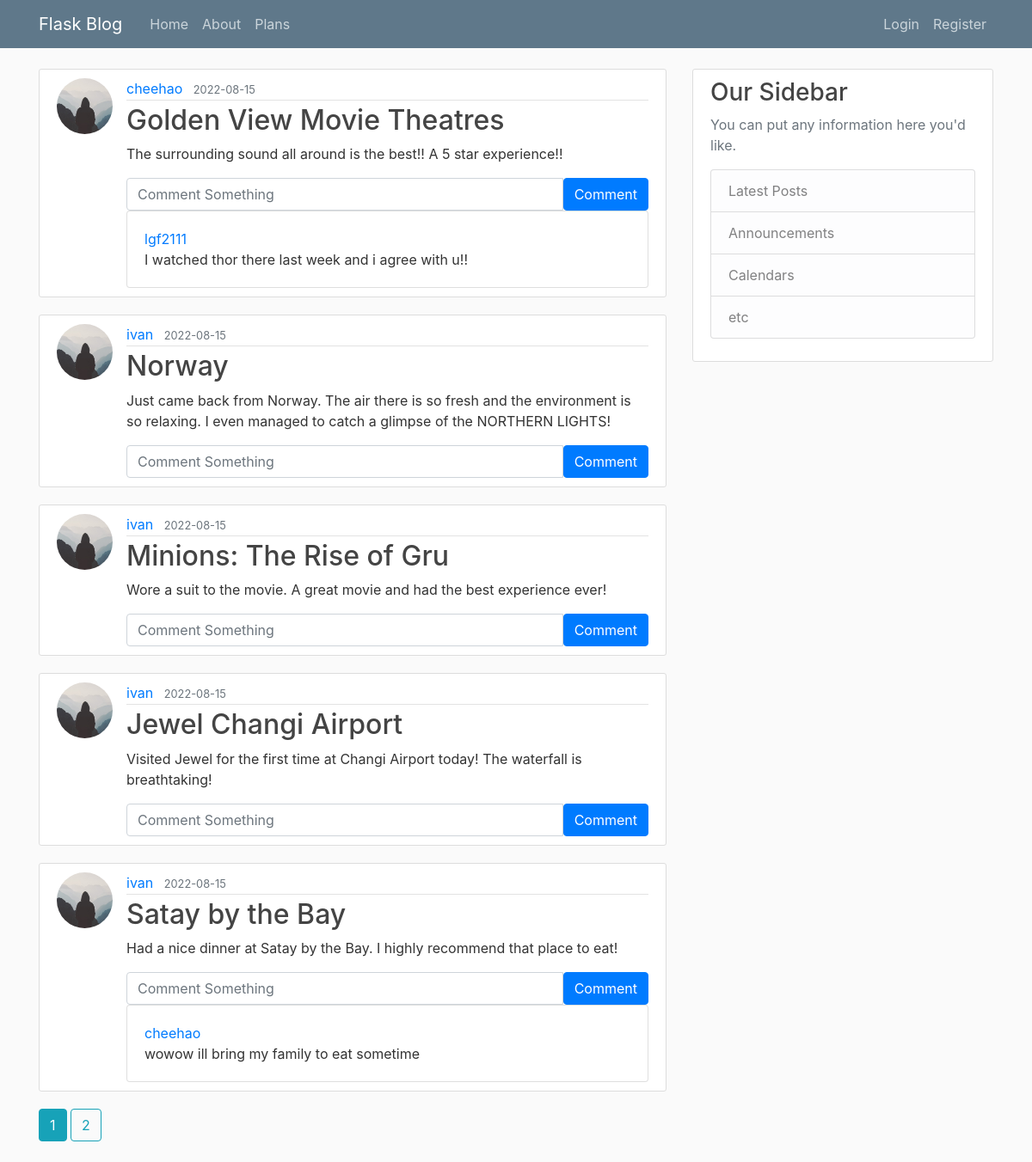
Page /home on the earlier database version.
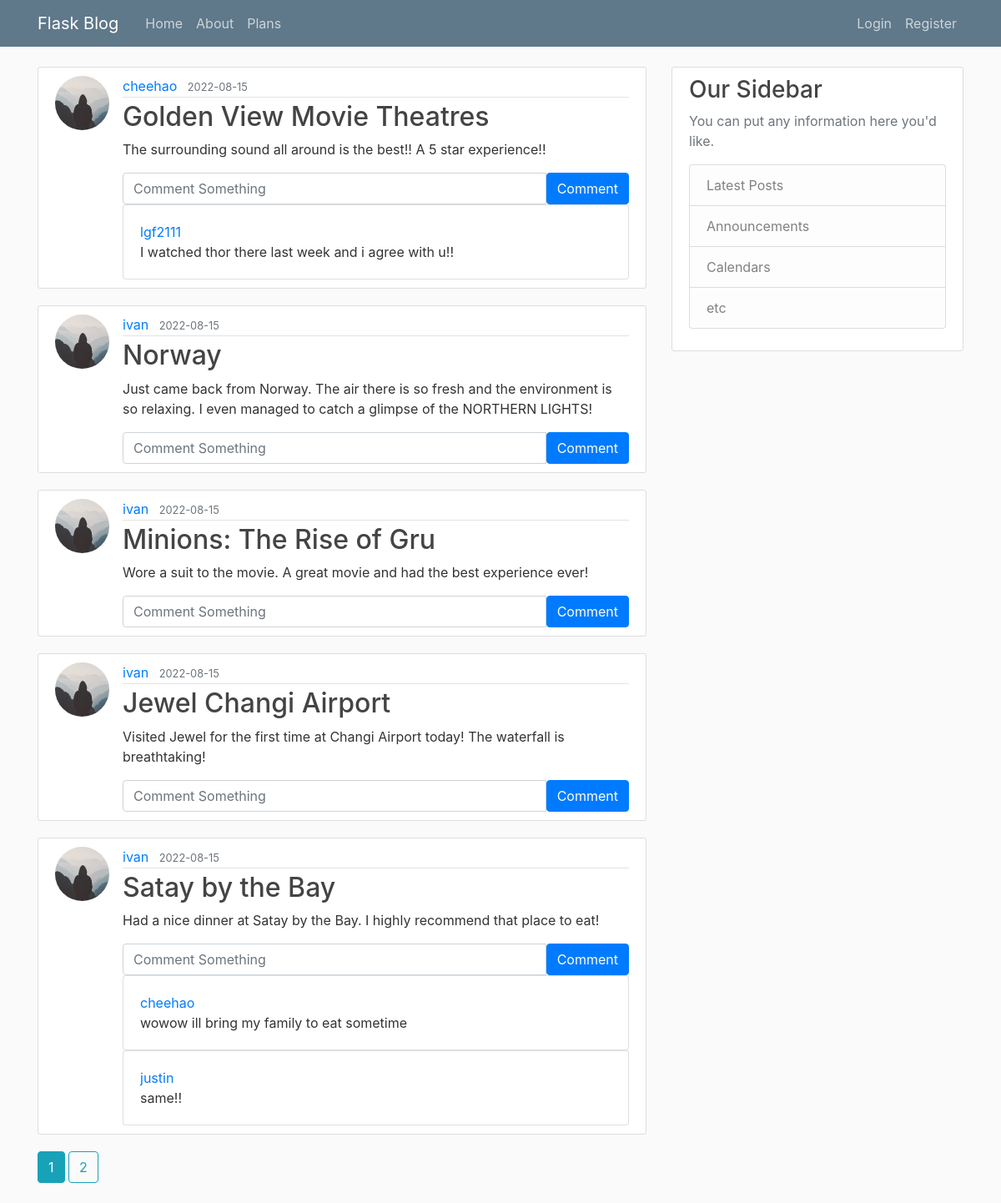
Same page on the later database version.
### flaskblog/models.py (models this page shows, shortened)
class Post(db.Model):
    id = db.Column(db.Integer, primary_key=True)
    title = db.Column(db.String(100), nullable=False)
    date_posted = db.Column(db.DateTime, nullable=False, default=datetime.utcnow)
    content = db.Column(db.Text, nullable=False)
    user_id = db.Column(db.Integer, db.ForeignKey('user.id'), nullable=False)
    comments = db.relationship('Comment', lazy=True)

class User(db.Model, UserMixin):
    id = db.Column(db.Integer, primary_key=True)
    username = db.Column(db.String(20), unique=True, nullable=False)
    is_premium = db.Column(db.Boolean, nullable=False, default=False)
    role_id = db.Column(db.Integer, db.ForeignKey('role.id'), nullable=False, default=1)
    email = db.Column(db.String(120), unique=True, nullable=False)
    image_file = db.Column(db.String(20), nullable=False, default='default.jpg')
    encrypted_password = db.Column(db.Text, nullable=False)
    nonce = db.Column(db.Text, nullable=False)
    tag = db.Column(db.Text, nullable=False)
    login_attempt = db.Column(db.Integer, nullable=False, default=0)
    posts = db.relationship('Post', backref='author', lazy=True)
    mfa = db.Column(db.Boolean, default=False, nullable=False)
    comments = db.relationship('Comment', backref='user', lazy=True)
    logout_time = db.Column(db.DateTime)

class Comment(db.Model):
    id = db.Column(db.Integer, primary_key=True)
    text = db.Column(db.String(200), nullable=False)
    date_posted = db.Column(db.DateTime, nullable=False, default=datetime.utcnow)
    post_id = db.Column(db.Integer, db.ForeignKey('post.id'), nullable=False)
    user_id = db.Column(db.Integer, db.ForeignKey('user.id'), nullable=False)

### flaskblog/main/routes.py (the view)
@main.route("/")
@main.route("/home")
@csp_header({'script-src':"'self'"})
def home():
    page = request.args.get('page', 1, type=int)
    posts = Post.query.order_by(Post.date_posted.desc()).paginate(page=page, per_page=5)
    return render_template('main/home.html', posts=posts)

### flaskblog/main/routes.py (called while the page is built)
@main.after_request
def add_security_headers(resp):
    resp.headers['Content-Security-Policy']="script-src 'self'; script-src-elem https://checkout.stripe.com/checkout.js"
    return resp

### run.py (called while the page is built, shortened)
@app.before_request
def before_request():
    session.permanent = True
    app.permanent_session_lifetime = timedelta(minutes=10)
    session.modified = True
    g.user = current_user

### flaskblog/templates/main/home.html
{% extends "layout.html" %}
{% block content %}
    {% for post in posts.items %}
        <article class="media content-section">
          <img class="rounded-circle article-img" src="{{ url_for('static', filename='profile_pics/' + post.author.image_file) }}">
          <div class="media-body">
            <div class="article-metadata">
              <a class="mr-2" href="{{ url_for('users.user_posts', username=post.author.username) }}">{{ post.author.username }}</a>
              <small class="text-muted">{{ post.date_posted.strftime('%Y-%m-%d') }}</small>
            </div>
            <h2><a class="article-title" href="{{ url_for('posts.post', post_id=post.id) }}">{{ post.title }}</a></h2>
            <p class="article-content">{{ post.content }}</p>
            <div class="">
              <form class="input-group md-3" method="POST" action="{{ url_for('posts.new_comment', post_id=post.id) }}">
                <input type="text" id="text" name="text" class="form-control" placeholder="Comment Something"/>
                <button type="submit" class="btn btn-primary">Comment</button>
              </form>
              {% for comment in post.comments %}
                <div class="card">
                  <div class="card-body">
                    <a class="card-title" href="{{ url_for('users.user_posts', username=comment.user.username) }}">{{ comment.user.username }}</a>
                    <p class="card-text">{{ comment.text }}</p>
                  </div>
                </div>
              {% endfor %}
            </div>
          </div>
        </article>
    {% endfor %}
    {% for page_num in posts.iter_pages(left_edge=1, right_edge=1, left_current=1, right_current=2) %}
      {% if page_num %}
        {% if posts.page == page_num %}
          <a class="btn btn-info mb-4" href="{{ url_for('main.home', page=page_num) }}">{{ page_num }}</a>
        {% else %}
          <a class="btn btn-outline-info mb-4" href="{{ url_for('main.home', page=page_num) }}">{{ page_num }}</a>
        {% endif %}
      {% else %}
        ...
      {% endif %}
    {% endfor %}
{% endblock content %}

### flaskblog/templates/layout.html (shortened to what this page needs)
<!DOCTYPE html>
<html>
<head>
    <link rel="stylesheet" href="https://maxcdn.bootstrapcdn.com/bootstrap/4.0.0/css/bootstrap.min.css">
    <link rel="stylesheet" type="text/css" href="{{ url_for('static', filename='main.css') }}">
</head>
<body>
    <header class="site-header">
      <nav class="navbar navbar-expand-md navbar-dark bg-steel fixed-top">
        <div class="container">
          <a class="navbar-brand mr-4" href="/">Flask Blog</a>
          <div class="collapse navbar-collapse" id="navbarToggle">
            <div class="navbar-nav mr-auto">
              <a class="nav-item nav-link" href="{{ url_for('main.home') }}">Home</a>
              <a class="nav-item nav-link" href="{{ url_for('main.about') }}">About</a>
              <a class="nav-item nav-link" href="{{ url_for('main.plans') }}">Plans</a>
            </div>
            <div class="navbar-nav">
              {% if current_user.is_authenticated %}
                <a class="nav-item nav-link" href="{{ url_for('posts.new_post') }}">New Post</a>
                <a class="nav-item nav-link" href="{{ url_for('users.account') }}">Account</a>
                <a class="nav-item nav-link" href="{{ url_for('users.logout') }}">Logout</a>
              {% else %}
                <a class="nav-item nav-link" href="{{ url_for('users.login') }}">Login</a>
                <a class="nav-item nav-link" href="{{ url_for('users.register') }}">Register</a>
              {% endif %}
            </div>
          </div>
        </div>
      </nav>
    </header>
    <main role="main" class="container">
      <div class="row">
        <div class="col-md-8">
          {% block content %}{% endblock %}
        </div>
        <div class="col-md-4">
          <div class="content-section">
            <h3>Our Sidebar</h3>
            <p class='text-muted'>You can put any information here you'd like.
              <ul class="list-group">
                <li class="list-group-item list-group-item-light">Latest Posts</li>
                <li class="list-group-item list-group-item-light">Announcements</li>
                <li class="list-group-item list-group-item-light">Calendars</li>
                <li class="list-group-item list-group-item-light">etc</li>
              </ul>
            </p>
          </div>
        </div>
      </div>
    </main>
</body>
</html>

### flaskblog/static/main.css (style rules this page uses)
body { background: #fafafa; color: #333333; margin-top: 5rem; }
h1, h2, h3, h4, h5, h6 { color: #444444; }
.bg-steel { background-color: #5f788a; }
.site-header .navbar-nav .nav-link { color: #cbd5db; }
.content-section { background: #ffffff; padding: 10px 20px; border: 1px solid #dddddd; border-radius: 3px; margin-bottom: 20px; }
.article-title { color: #444444; }
.article-content { white-space: pre-line; }
.article-img { height: 65px; width: 65px; margin-right: 16px; }
.article-metadata { padding-bottom: 1px; margin-bottom: 4px; border-bottom: 1px solid #e3e3e3 }

Differences in the rows shown:
added Comment: user.username "justin", text "same!!", shown under Post "Satay by the Bay"
